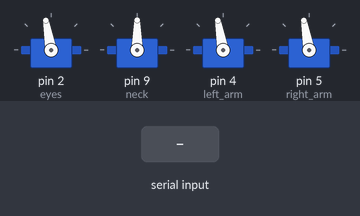
Bench run of a sketch on a simulated Arduino Leonardo, built with avr-gcc and run on an emulated ATmega32U4. Shown: 4 × servo. The inputs (shaded band) are chosen by the test bench. What the sketch prints to the serial monitor is not drawn.

Above: at 1.2 s.
1.3 s: "s" received over Serial
At 1.6 s:
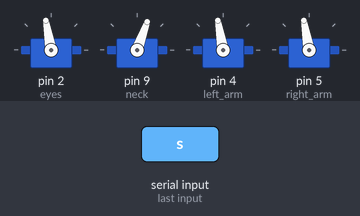
4.3 s: "l" received over Serial
At 5.1 s:
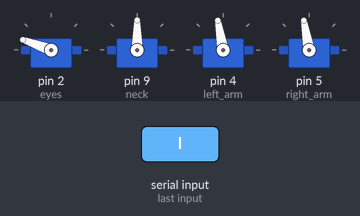
5.8 s: "r" received over Serial
At 6.2 s:
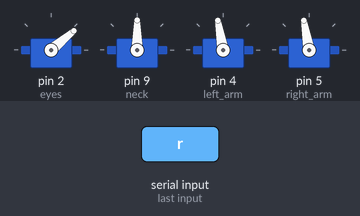
7.3 s: "u" received over Serial
At 8.5 s:
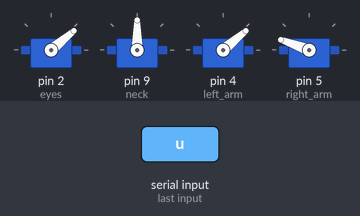
8.8 s: "d" received over Serial
At 9.7 s:
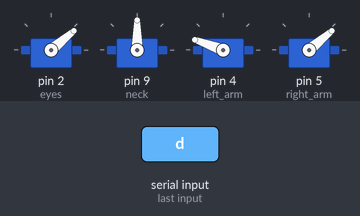
10.3 s: "l" received over Serial
At 10.9 s:
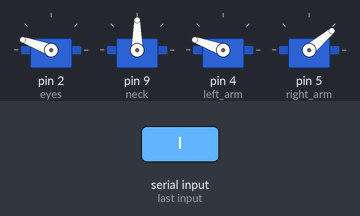
Timing chart, 0 to 12.8 s (numbered marks = the images above; inputs shaded):
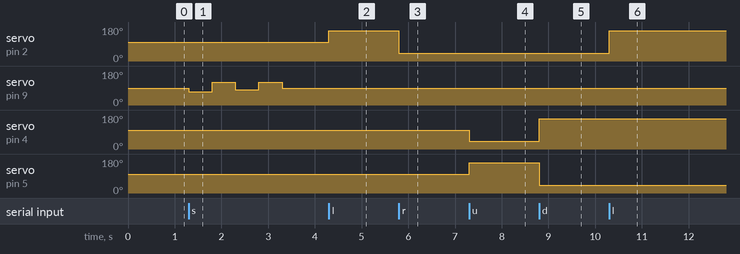

The sketch:

Cognitive_Lego_V6.ino
```cpp
/// COGNITIVE LEGO

#include <Servo.h>
#include <Keyboard.h>

Servo eyes;  // create servo object to control a servo
Servo neck;  // create servo object to control a servo
Servo left_arm;  // create servo object to control a servo
Servo right_arm;  // create servo object to control a servo

int moveServo;           // raw user input

void setup() {
 Serial.begin(9600);
 Serial.println("      Arduino Serial Servo Control");
 Serial.println("Press < or > to move, spacebar to center");
 Serial.println();

eyes.attach(2);  // attaches the servo on pin 2
neck.attach(9);  // attaches the servo on pin 9
left_arm.attach(4);  // attaches the servo on pin 4
right_arm.attach(5);  // attaches the servo on pin 5

//pinMode(10, OUTPUT);  // on/off for motor control - RELAY
//pinMode(2, OUTPUT);  // on/off for LED - 1 on
//digitalWrite(10, HIGH); // active high is not closed
//digitalWrite(2, LOW); // active high is not closed

// Reset
     eyes.write(100);
     left_arm.write(100);
     right_arm.write(100);
     neck.write(90);
}


void loop() {
 // wait for serial input
 if (Serial.available() > 0) {
   moveServo = Serial.read();     // read the incoming byte:

//// RESET
   if (moveServo == 32) // ' ' is space for reset
   {
     eyes.write(100);
     left_arm.write(100);
     right_arm.write(100);
     neck.write(90);
   }

///// EYES LEFT
   if (moveServo == 108) // 'l' is for left look
   {
     eyes.write(160);
   }

///// EYES RIGHT
   if (moveServo == 114) // 'r' is for right look
   {
     eyes.write(40);
   }

///// NECK - shake no and then reset
   if (moveServo == 115) {
       neck.write(70);
       delay(500);
       neck.write(120);
       delay(500);
       neck.write(80);
       delay(500);
       neck.write(120);
       delay(500);
       neck.write(90);
       }


///// ARMS UP - 'u'
   if (moveServo == 117) {
       left_arm.write(40);
       right_arm.write(160);
       }


///// ARMS DOWN - 'd'
   if (moveServo == 100) {
       left_arm.write(160);
       right_arm.write(40);
       }


/// CROSS EYES // wired together for now
//   if (moveServo == 99) // 'c' is for crosseyed ! :)
//   {
//     left_eye1.write(60);
//     right_eye1.write(130);
//     left_eye2.write(60);
//     right_eye2.write(130);
//   }


////// LEDS AND MOTORS
////// LEDS AND MOTORS

   if (moveServo == 97) // 'a' is for up relay! :)
   { digitalWrite(10, LOW); // I think active low to gate
   }

      if (moveServo == 122) // 'z' is for down! relay :)
   { digitalWrite(10, HIGH); // active high is not closed
   }

   if (moveServo == 50) // '2' is  'red' color on resistor
   {
    digitalWrite(2, HIGH); // active high is not closed
   }

   if (moveServo == 48) // '0' is  'black' - so turn off
   {
    digitalWrite(2, LOW); // active high is not closed
   }

}

// }
}
```

Measured:
- after the input at 1.3 s, servo on pin 9 (neck): 90° → 70° at once, → 120° 0.50 s later, → 80° 0.50 s later, → 120° 0.50 s later, … (5 changes in this stretch)
- after the input at 4.3 s, servo on pin 2 (eyes): 100° → 160° at once
- after the input at 5.8 s, servo on pin 2 (eyes): 160° → 40° at once
- after the input at 7.3 s, servo on pin 4 (left_arm): 100° → 40° at once; servo on pin 5 (right_arm): 100° → 160° at once
- after the input at 8.8 s, servo on pin 4 (left_arm): 40° → 160° at once; servo on pin 5 (right_arm): 160° → 40° at once
- after the input at 10.3 s, servo on pin 2 (eyes): 40° → 160° at once
